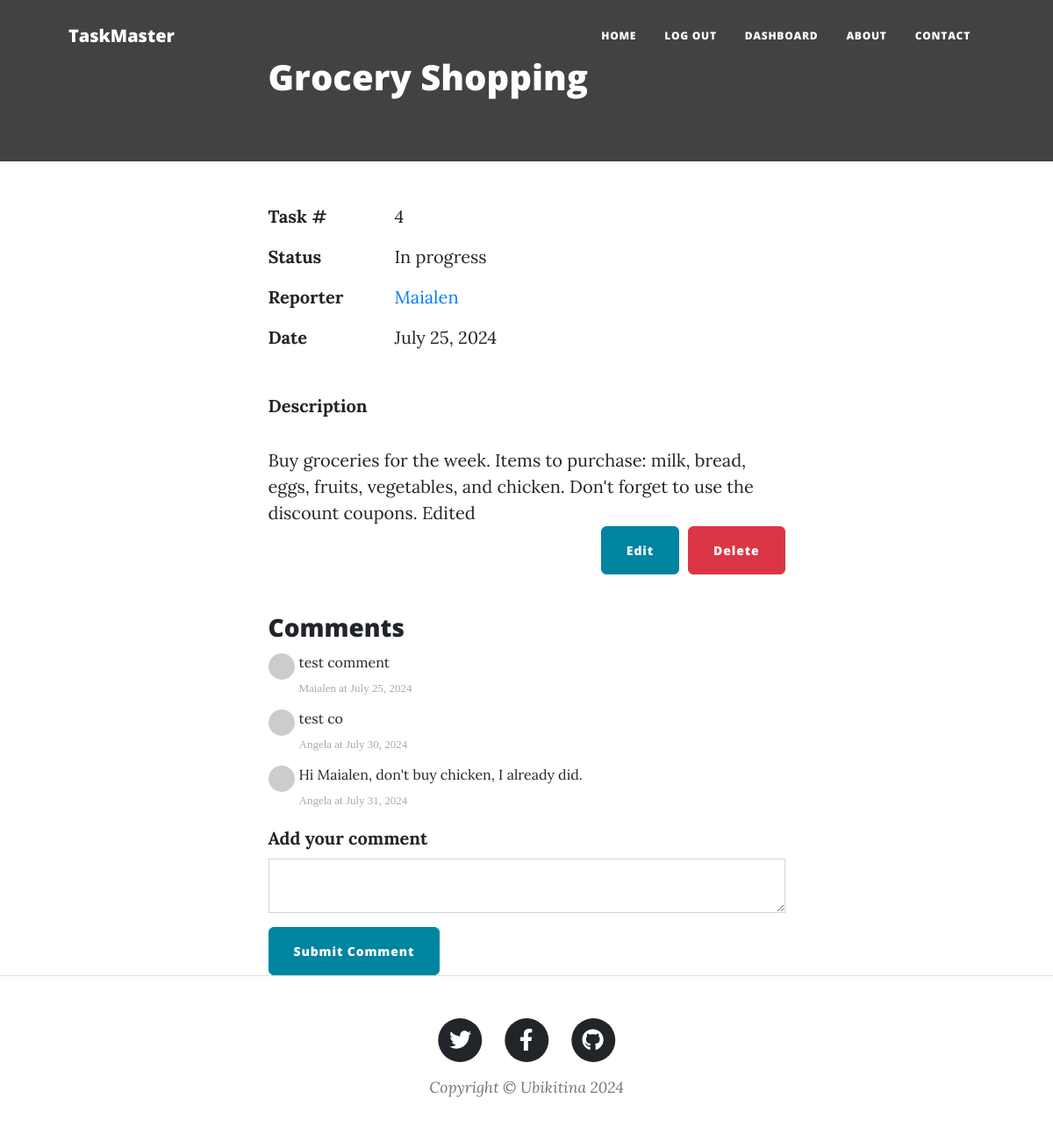
Screenshot of /task/4 (signed in) with the database file from the repository.
### main.py (models this page shows)
class Task(db.Model):
    __tablename__ = "tasks"
    id = db.Column(db.Integer, primary_key=True)
    author_id = db.Column(db.Integer, db.ForeignKey("users.id"))
    author = relationship("User", back_populates="tasks")
    title = db.Column(db.String(250), unique=True, nullable=False)
    date = db.Column(db.String(250), nullable=False)
    body = db.Column(db.Text, nullable=False)
    status = db.Column(db.String(250), nullable=False)
    comments = relationship("Comment", back_populates="parent_task")

class User(UserMixin, db.Model):
    __tablename__ = "users"
    id = db.Column(db.Integer, primary_key=True)
    email = db.Column(db.String(100), unique=True)
    password = db.Column(db.String(100))
    name = db.Column(db.String(100))
    tasks = relationship("Task", back_populates="author")  # The "author" refers to the author property in the Task class.
    comments = relationship("Comment", back_populates="comment_author")  # "comment_author" refers to the comment_author property in the Comment class.

class Comment(db.Model):
    __tablename__ = "comments"
    id = db.Column(db.Integer, primary_key=True)
    author_id = db.Column(db.Integer, db.ForeignKey("users.id"))   # "users.id" The users refers to the tablename of the Users class.
    comment_author = relationship("User", back_populates="comments")  # "comments" refers to the comments property in the User class.
    task_id = db.Column(db.Integer, db.ForeignKey("tasks.id"))
    parent_task = relationship("Task", back_populates="comments")
    text = db.Column(db.Text, nullable=False)
    date = db.Column(db.String(250), nullable=False)

### main.py (the view, shortened to what this page needs)
@app.route("/task/<int:task_id>", methods=["GET", "POST"])
def show_task(task_id):
    requested_task = db.get_or_404(Task, task_id)
    comment_form = CommentForm()  # Add the CommentForm to the route
    return render_template("task.html", task=requested_task, current_user=current_user, form=comment_form)

### forms.py
class CommentForm(FlaskForm):
    comment_text = TextAreaField("Add your comment", validators=[DataRequired()])
    submit = SubmitField("Submit Comment")

### main.py (called while the page is built)
@login_manager.user_loader
def load_user(user_id):
    return db.get_or_404(User, user_id)

### templates/task.html
{% from "bootstrap5/form.html" import render_form %}
{% include "header.html" %}
<header class="taskhead" >
  <div class="container position-relative px-4 px-lg-5">
    <div class="row gx-4 gx-lg-5 justify-content-center">
      <div class="col-md-10 col-lg-8 col-xl-7">
        <div class="post-heading">
          <h1>{{ task.title }}</h1>
        </div>
      </div>
    </div>
  </div>
</header>
<article>
  <div class="container px-4 px-lg-5">
    <div class="row gx-4 gx-lg-5 justify-content-center">
      <div class="col-md-10 col-lg-8 col-xl-7">
        <div class="task-info">
          <div class="task-info-row">
            <span class="task-info-label">Task #</span>
            <span class="task-info-value">{{ task.id }}</span>
          </div>
          <div class="task-info-row">
            <span class="task-info-label">Status</span>
            <span class="task-info-value">{{ task.status }}</span>
          </div>
          <div class="task-info-row">
            <span class="task-info-label">Reporter</span>
            <span class="task-info-value"><a href="#">{{ task.author.name }}</a></span>
          </div>
          <div class="task-info-row">
            <span class="task-info-label">Date</span>
            <span class="task-info-value">{{ task.date }}</span>
          </div>
        </div>
        <p style="font-weight: bold;">Description</p>
        {{ task.body|safe }}
        {% if current_user.id == 1 %}
        <div class="d-flex justify-content-end mb-4">
          <a class="btn btn-primary float-right" href="{{url_for('edit_task', task_id=task.id)}}">Edit</a>
          <div style="width: 10px;"></div>
          {% if current_user.id == 1 %}
          <form action="{{ url_for('delete_task', task_id=task.id) }}" style="display:inline;">
            <button type="submit" class="btn btn-danger">Delete</button>
          </form>
          {% endif %}
        </div>
        {% endif %}
        <div class="comment">
          <ul class="commentList">
            <h3>Comments</h3>
             {% for comment in task.comments: %}
            <li>
              <div class="commenterImage">
                <img src="{{ comment.comment_author.email | gravatar }}" />
              </div>
              <div class="commentText">
                <p>{{comment.text|safe}}</p>
                <span class="date sub-text">{{comment.comment_author.name}} at {{comment.date}}</span>
              </div>
            </li>
            {% endfor %}
          </ul>
        </div>
        {{ render_form(form, novalidate=True, button_map={"submit": "primary"}) }}
      </div>
    </div>
  </div>
</article>
{% include "footer.html" %}

### rows the page displays
Task: title "Grocery Shopping", id "4", status "In progress", date "July 25, 2024", body "Buy groceries for the week. Items to purchase: milk, bread, eggs, fruits, vegetables, and chicken. Don't forget to use the discount coupons. Edited"
User: author.name "Maialen"
Comment: text "test comment", comment_author.name "Maialen", date "July 25, 2024"
Comment: text "test co", comment_author.name "Angela", date "July 30, 2024"
Comment: text "Hi Maialen, don't buy chicken, I already did.", comment_author.name "Angela", date "July 31, 2024"
